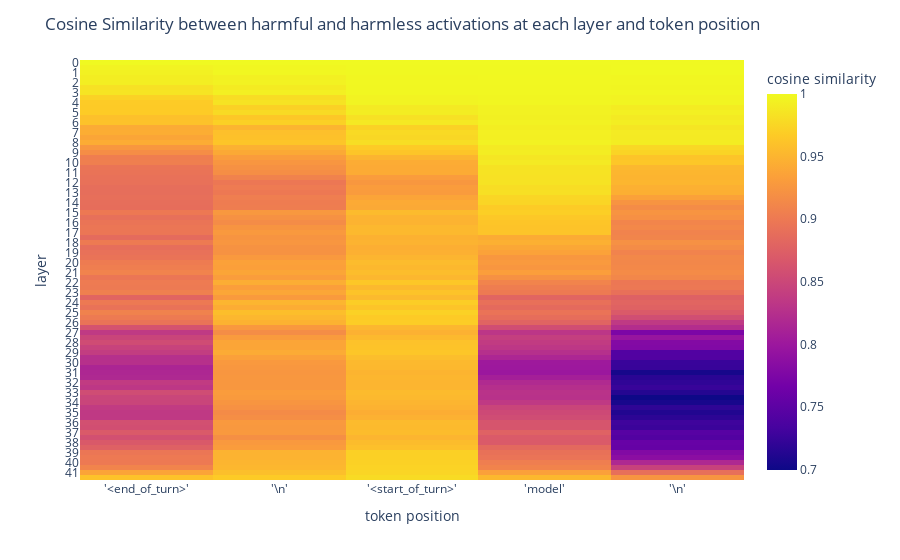

This figure's notebook cell:
### Code cell
import plotly.express as px

num_layers, num_act_modules, num_tokens = similarity_scores.shape
data = similarity_scores.reshape(-1, similarity_scores.shape[-1])
y_labels = sum([[f"{layer}-pre", f"{layer}-mid"] for layer in range(num_layers)], [])
x_labels = [repr(tok) for tok in template_suffix_toks]


fig = px.imshow(
    data,
    y=y_labels,
    labels={"x": "token position", "y": "layer", "color": "cosine similarity"},
    aspect="auto",
)
fig.update_layout(
    xaxis={
        "tickmode": "array",
        "ticktext": x_labels,
        "tickvals": list(range(len(x_labels))),
    },
    yaxis={
        "tickmode": "array",
        "ticktext": list(range(len(y_labels))),
        "tickvals": list(range(0, len(y_labels), len(act_names))),
    },
    title=(
        "Cosine Similarity between harmful and harmless activations at each layer and"
        " token position"
    ),
)
fig.show()

### Figure 1 — Plotly figure (JSON) as saved in the notebook; plotly's stock layout.template omitted (floating-point values rounded to 4 significant figures; data arrays with more than 128 entries replaced by an {"elided": "..."} marker saying what was removed)
{"data": [{"coloraxis": "coloraxis", "hovertemplate": "token position: %{x}<br>layer: %{y}<br>cosine similarity: %{z}<extra></extra>", "name": "0", "type": "heatmap", "xaxis": "x", "y": ["0-pre", "0-mid", "1-pre", "1-mid", "2-pre", "2-mid", "3-pre", "3-mid", "4-pre", "4-mid", "5-pre", "5-mid", "6-pre", "6-mid", "7-pre", "7-mid", "8-pre", "8-mid", "9-pre", "9-mid", "10-pre", "10-mid", "11-pre", "11-mid", "12-pre", "12-mid", "13-pre", "13-mid", "14-pre", "14-mid", "15-pre", "15-mid", "16-pre", "16-mid", "17-pre", "17-mid", "18-pre", "18-mid", "19-pre", "19-mid", "20-pre", "20-mid", "21-pre", "21-mid", "22-pre", "22-mid", "23-pre", "23-mid", "24-pre", "24-mid", "25-pre", "25-mid", "26-pre", "26-mid", "27-pre", "27-mid", "28-pre", "28-mid", "29-pre", "29-mid", "30-pre", "30-mid", "31-pre", "31-mid", "32-pre", "32-mid", "33-pre", "33-mid", "34-pre", "34-mid", "35-pre", "35-mid", "36-pre", "36-mid", "37-pre", "37-mid", "38-pre", "38-mid", "39-pre", "39-mid", "40-pre", "40-mid", "41-pre", "41-mid"], "yaxis": "y", "z": {"elided": "84x5 float values"}}], "layout": {"coloraxis": {"colorbar": {"title": {"text": "cosine similarity"}}, "colorscale": [[0, "#0d0887"], [0.1111, "#46039f"], [0.2222, "#7201a8"], [0.3333, "#9c179e"], [0.4444, "#bd3786"], [0.5556, "#d8576b"], [0.6667, "#ed7953"], [0.7778, "#fb9f3a"], [0.8889, "#fdca26"], [1, "#f0f921"]]}, "margin": {"t": 60}, "title": {"text": "Cosine Similarity between harmful and harmless activations at each layer and token position"}, "xaxis": {"anchor": "y", "domain": [0, 1], "tickmode": "array", "ticktext": ["'<end_of_turn>'", "'\\n'", "'<start_of_turn>'", "'model'", "'\\n'"], "tickvals": [0, 1, 2, 3, 4], "title": {"text": "token position"}}, "yaxis": {"anchor": "x", "autorange": "reversed", "domain": [0, 1], "tickmode": "array", "ticktext": [0, 1, 2, 3, 4, 5, 6, 7, 8, 9, 10, 11, 12, 13, 14, 15, 16, 17, 18, 19, 20, 21, 22, 23, 24, 25, 26, 27, 28, 29, 30, 31, 32, 33, 34, 35, 36, 37, 38, 39, 40, 41, 42, 43, 44, 45, 46, 47, 48, 49, 50, 51, 52, 53, 54, 55, 56, 57, 58, 59, 60, 61, 62, 63, 64, 65, 66, 67, 68, 69, 70, 71, 72, 73, 74, 75, 76, 77, 78, 79, 80, 81, 82, 83], "tickvals": [0, 2, 4, 6, 8, 10, 12, 14, 16, 18, 20, 22, 24, 26, 28, 30, 32, 34, 36, 38, 40, 42, 44, 46, 48, 50, 52, 54, 56, 58, 60, 62, 64, 66, 68, 70, 72, 74, 76, 78, 80, 82], "title": {"text": "layer"}}}}
